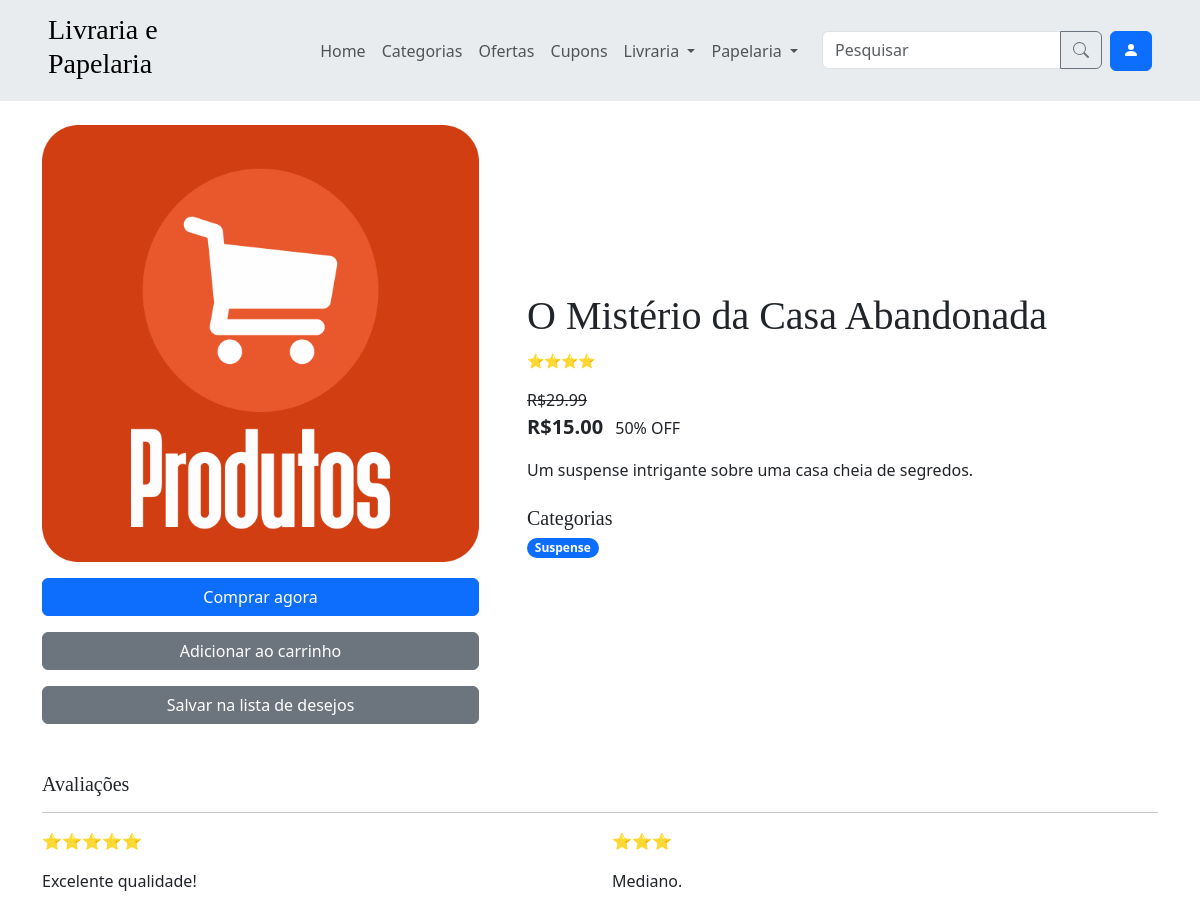
Screenshot of /produto/1 with the database file from the repository.
### app/models.py (models this page shows, shortened)
class Produto(models.Model):
    nome = models.CharField(max_length=50)
    preco = models.DecimalField(max_digits=10, decimal_places=2)
    descricao = models.TextField(null=True, blank=True)
    is_ativo = models.BooleanField(default=True)
    class Meta:
        verbose_name = verbose_name_plural = 'Produto'

class Categoria(models.Model):
    class TipoChoices(models.TextChoices):
        LIVRARIA = 'LIVRARIA', 'Livraria'
        PAPELARIA = 'PAPELARIA', 'Papelaria'
    nome = models.CharField(max_length=50)
    produtos = models.ManyToManyField(Produto)
    tipo = models.CharField(
        max_length=15,
        choices=TipoChoices.choices,
        null=True,
    )
    class Meta:
        verbose_name = verbose_name_plural = 'Categoria'

class Avaliacao(models.Model):
    class NotaChoices(models.TextChoices):
        UMA = '⭐', '⭐'
        DUAS = '⭐⭐', '⭐⭐'
        TRES = '⭐⭐⭐', '⭐⭐⭐'
        QUATRO = '⭐⭐⭐⭐', '⭐⭐⭐⭐'
        CINCO = '⭐⭐⭐⭐⭐', '⭐⭐⭐⭐⭐'
    compra_produto = models.OneToOneField(CompraProduto, on_delete=models.CASCADE, primary_key=True)
    nota = models.CharField(
        max_length=5,
        choices=NotaChoices.choices,
        null=True,
        blank=True
    )
    comentario = models.TextField(null=True, blank=True)
    class Meta:
        verbose_name = verbose_name_plural = 'Avaliacao'

### app/views.py (the view)
# urls.py: path('produto/<int:id_produto>', views.produto, name='produto'),
@user_passes_test(usuario_comum)
def produto(request, id_produto):
    produto = produtos_processor(request, Produto.objects.filter(id=id_produto))['produtos'][0]
    return render(request, 'produto.html', {'produto': produto})

### app/context_processors.py (called while the page is built)
def categorias_processor(request):
    categorias = Categoria.objects.all()
    categorias_livraria = categorias.filter(tipo='Livraria')
    categorias_papelaria = categorias.filter(tipo='Papelaria')
    categorias = categorias[:10]
    return {
        'categorias': categorias,
        'categorias_livraria': categorias_livraria,
        'categorias_papelaria': categorias_papelaria
    }

### app/views.py (called while the page is built)
def usuario_comum(user):
    return not user.is_staff

### app/templates/produto.html (shortened to what this page needs)
{% extends 'components/base.html' %}
{% block content %}
  <div class="row align-items-center gx-md-5 gy-5 gy-md-0">
    <div class="col-md-5 d-flex flex-column gap-3">
    {% load static %}
      <img src="{% static 'img/produto_placeholder.png' %}" class="img-fluid" alt="Imagem do produto">
      <a href="{% url 'comprar_produto' id_produto=produto.id %}" class="btn btn-primary">Comprar agora</a>
      <a href="{% url 'carrinho_adicionar' id_produto=produto.id %}" class="btn btn-secondary">Adicionar ao carrinho</a>
      <a href="{% url 'lista_de_desejos_adicionar' id_produto=produto.id %}" class="btn btn-secondary">Salvar na lista de desejos</a>
    </div>
    <div class="col-md-7">
      <h1>{{ produto.nome }}</h1>
      <p class="card-text"><small>{{ produto.nota }}</small></p>
      {% if produto.tem_promocao %}
        <p class="card-text mt-3 mb-0 text-decoration-line-through">R${{ produto.preco_sem_desconto }}</p>
        <p class="card-text">
          <span class="fw-bold lead me-2">R${{ produto.preco }}</span>
          {{ produto.desconto }}% OFF
        </p>
      {% else %}
        <p class="card-text">
          <span class="fw-bold lead me-2">R${{ produto.preco }}</span>
        </p>
      {% endif %}
      <p>{{ produto.descricao }}</p>
      <h5 class="mt-4">Categorias</h5>
      <div class="d-flex flex-wrap gap-2">
        {% for categoria in produto.categorias %}
          <a class="badge rounded-pill text-bg-primary text-decoration-none" href="{% url 'pesquisa' %}?Categoria={{categoria.id}}">{{ categoria.nome }}</a>
        {% endfor %}
      </div>
    </div>
  </div>
  <h5 class="mt-5">Avaliações</h5>
  <hr>
  <div class="row row-cols-md-2 g-md-4">
    {% for avaliacao in produto.avaliacoes %}
      <div class="col">
          <p>{{ avaliacao.nota }}</p>
          <p>{{ avaliacao.comentario|default:'-' }}</p>
      </div>
    {% empty %}
        <p>Esse produto ainda não tem avaliações.</p>
    {% endfor %}
  </div>
{% endblock %}

### app/templates/components/base.html (style rules this page uses)
h1, h2, h3, h4, h5, h6 { font-family: "Playfair Display", Georgia, "Times New Roman", serif; }

### rows the page displays
Produto: nome "O Mistério da Casa Abandonada", nota "⭐⭐⭐⭐", preco_sem_desconto "29.99", preco "15.00", desconto "50", descricao "Um suspense intrigante sobre uma casa cheia de segredos."
Categoria: nome "Suspense"
Avaliacao: nota "⭐⭐⭐⭐⭐", comentario "Excelente qualidade!"
Avaliacao: nota "⭐⭐⭐", comentario "Mediano."
